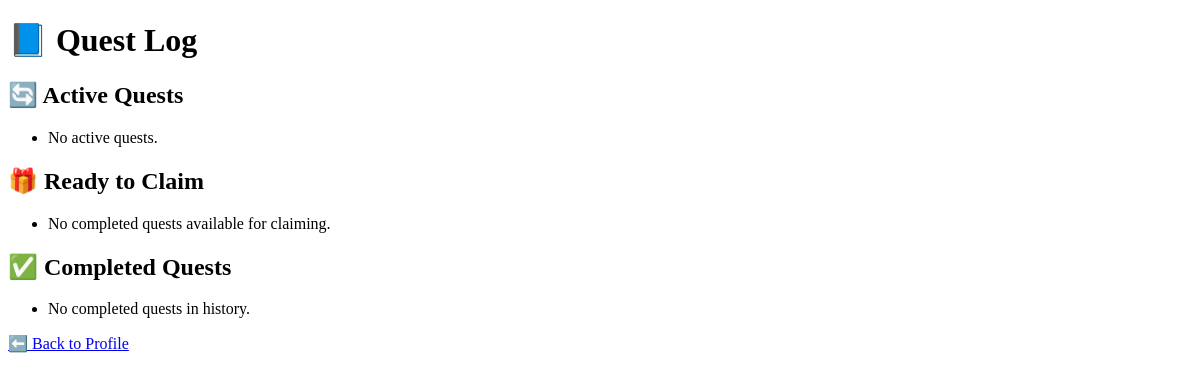
/quest_log/ (signed in), run on an earlier commit of the app's database.
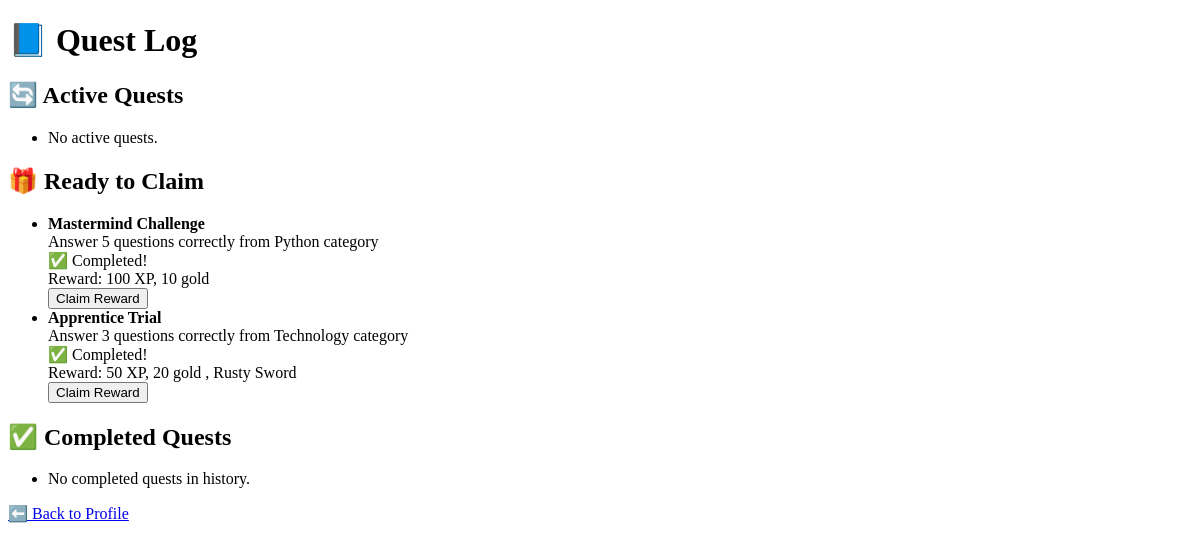
And on a later commit of the database.
### game/models.py (models this page shows, shortened)
class QuestProgress(models.Model):
    character = models.ForeignKey("Character", on_delete=models.CASCADE)
    quest = models.ForeignKey("Quest", on_delete=models.CASCADE)
    correct_answers = models.PositiveIntegerField(default=0)
    is_completed = models.BooleanField(default=False)
    reward_claimed = models.BooleanField(default=False)
    date_started = models.DateTimeField(auto_now_add=True)
    date_completed = models.DateTimeField(null=True, blank=True)

class Quest(models.Model):
    name = models.CharField(max_length=100)
    description = models.TextField()
    category = models.ForeignKey("Category", on_delete=models.SET_NULL, null=True, blank=True)
    required_correct_answers = models.PositiveIntegerField(default=1)
    experience_reward = models.PositiveIntegerField(default=0)
    gold_reward = models.PositiveIntegerField(default=0)
    item_reward = models.ForeignKey("Item", on_delete=models.SET_NULL, null=True, blank=True)

class Item(models.Model):
    SLOT_CHOICES = [
        ("head", "Head"),
        ("body", "Body"),
        ("legs", "Legs"),
        ("feet", "Feet"),
        ("hand_right", "Right Hand"),
        ("hand_left", "Left Hand"),
    ]
    name = models.CharField(max_length=100)
    description = models.TextField(blank=True, null=True)
    price = models.IntegerField(null=True, blank=True)
    is_available_in_shop = models.BooleanField(default=False)
    slot = models.CharField(
        max_length=20,
        choices=SLOT_CHOICES,
        default="hand_right",
    )
    effect_strength = models.IntegerField(default=0)
    effect_intelligence = models.IntegerField(default=0)
    effect_agility = models.IntegerField(default=0)
    effect_luck = models.IntegerField(default=0)

### game/views.py (the view)
# urls.py: path("quest_log/", views.quest_log_view, name="quest_log"),
@login_required
def quest_log_view(request):
    character = Character.objects.get(user=request.user)
    active_quests = QuestProgress.objects.filter(character=character, is_completed=False)
    ready_to_claim = QuestProgress.objects.filter(character=character, is_completed=True, reward_claimed=False)
    claimed = QuestProgress.objects.filter(character=character, is_completed=True, reward_claimed=True)
    return render(request, "game/quest_log.html", {
        "active_quests": active_quests,
        "ready_to_claim": ready_to_claim,
        "claimed": claimed,
    })

### game/templates/game/quest_log.html (shortened to what this page needs)
<!DOCTYPE html>
<html>
<head>
</head>
<body>
<h1>📘 Quest Log</h1>
<h2>🔄 Active Quests</h2>
<ul>
  {% for q in active_quests %}
    <li>
      <strong>{{ q.quest.name }}</strong><br>
      {{ q.quest.description }}<br>
      Progress: {{ q.correct_answers }} / {{ q.quest.goal }}<br>
      Reward: {{ q.quest.experience_reward }} XP, {{ q.quest.gold_reward }} gold
      {% if q.quest.item_reward %}
        , {{ q.quest.item_reward.name }}
      {% endif %}
    </li>
  {% empty %}
    <li>No active quests.</li>
  {% endfor %}
</ul>
<h2>🎁 Ready to Claim</h2>
<ul>
  {% for q in ready_to_claim %}
    <li>
      <strong>{{ q.quest.name }}</strong><br>
      {{ q.quest.description }}<br>
      ✅ Completed!<br>
      Reward: {{ q.quest.experience_reward }} XP, {{ q.quest.gold_reward }} gold
      {% if q.quest.item_reward %}
        , {{ q.quest.item_reward.name }}
      {% endif %}
      <form method="post" action="{% url 'claim_quest_reward' q.id %}">
        <button type="submit">Claim Reward</button>
      </form>
    </li>
  {% empty %}
    <li>No completed quests available for claiming.</li>
  {% endfor %}
</ul>
<h2>✅ Completed Quests</h2>
<ul>
  {% for q in claimed %}
    <li>
      <strong>{{ q.quest.name }}</strong><br>
      {{ q.quest.description }}<br>
      Reward: {{ q.quest.experience_reward }} XP, {{ q.quest.gold_reward }} gold
      {% if q.quest.item_reward %}
        , {{ q.quest.item_reward.name }}
      {% endif %}
      <br>
      Claimed on: {{ q.date_completed|date:"Y-m-d H:i" }}
    </li>
  {% empty %}
    <li>No completed quests in history.</li>
  {% endfor %}
</ul>
<a href="{% url 'profile' %}">⬅️ Back to Profile</a>
</body>
</html>

What changed in the data, as far as the page shows it:
added QuestProgress: quest.name "Mastermind Challenge", quest.description "Answer 5 questions correctly from Python category", quest.experience_reward "100", quest.gold_reward "10"
added QuestProgress: quest.name "Apprentice Trial", quest.description "Answer 3 questions correctly from Technology category", quest.experience_reward "50", quest.gold_reward "20", quest.item_reward.name "Rusty Sword"
Also different on the page:
text no longer shown: "No completed quests available for claiming."
